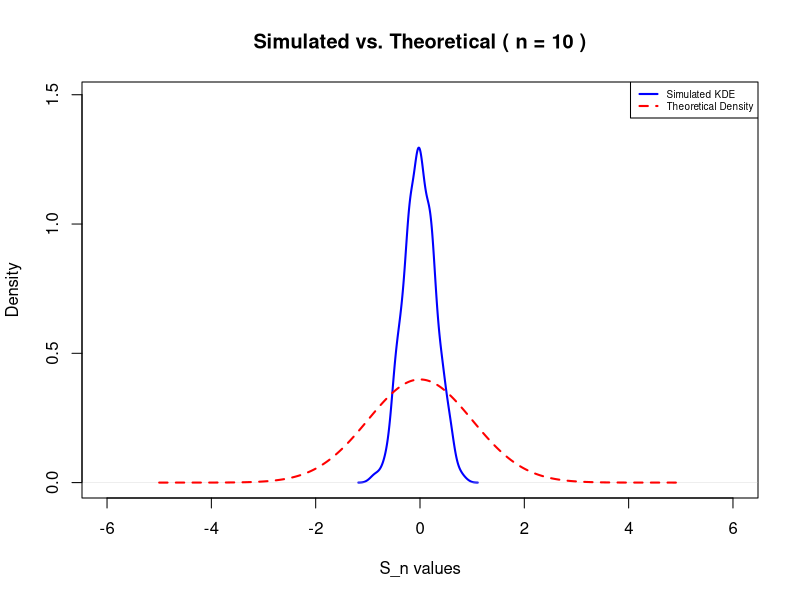
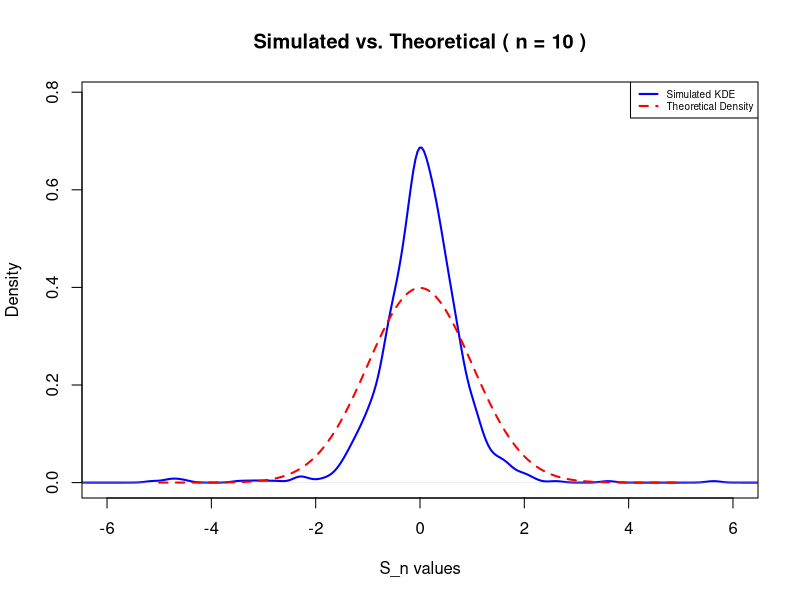
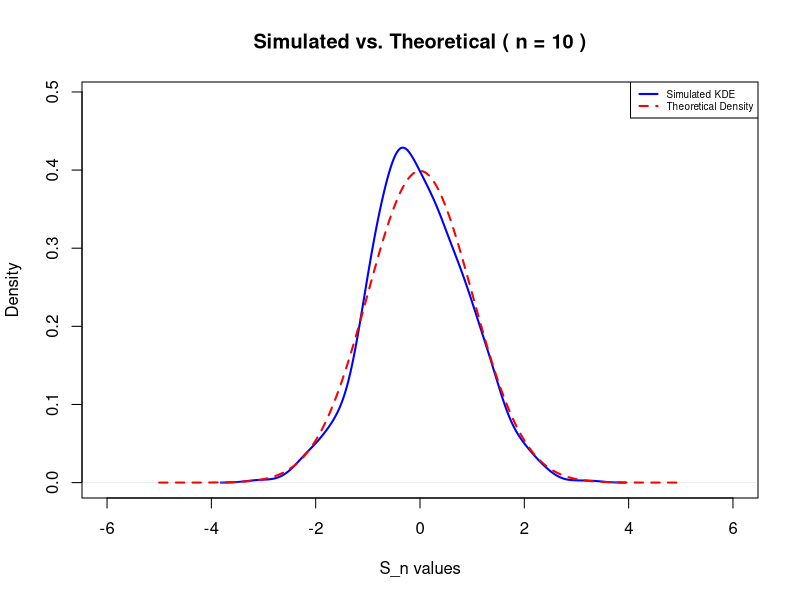
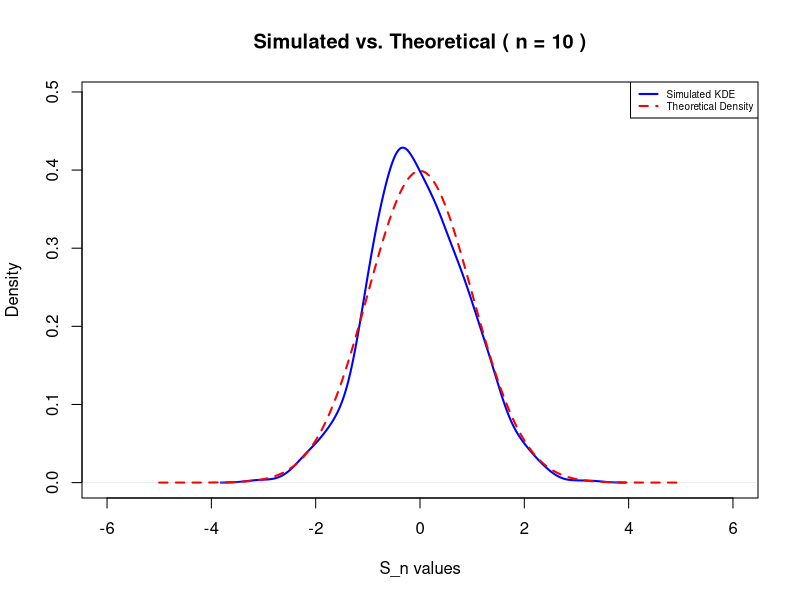
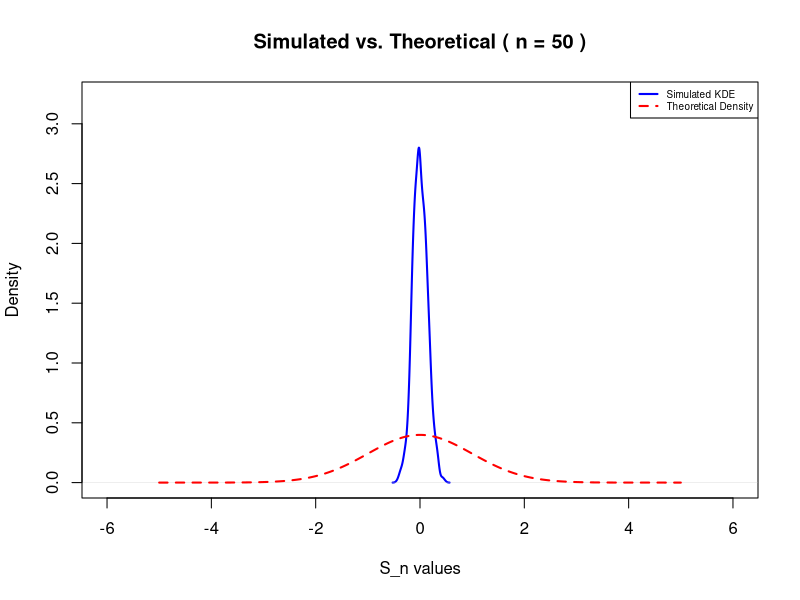
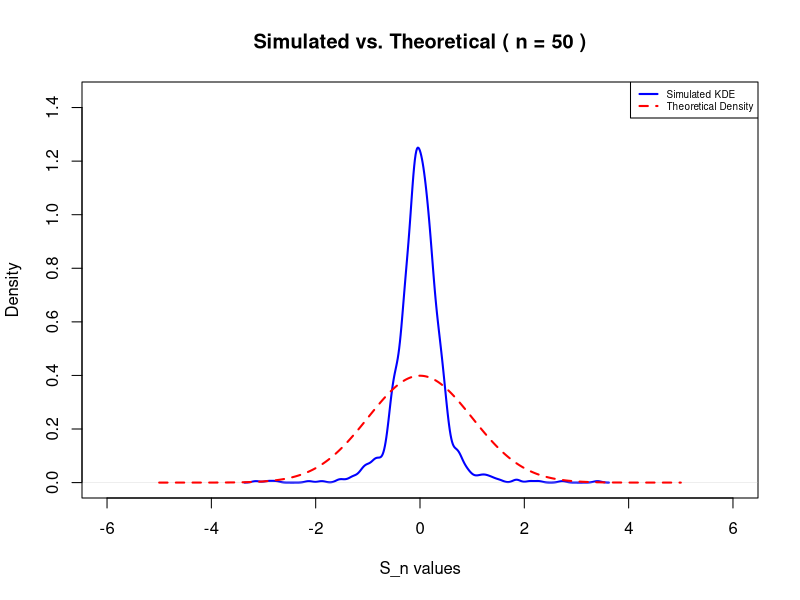
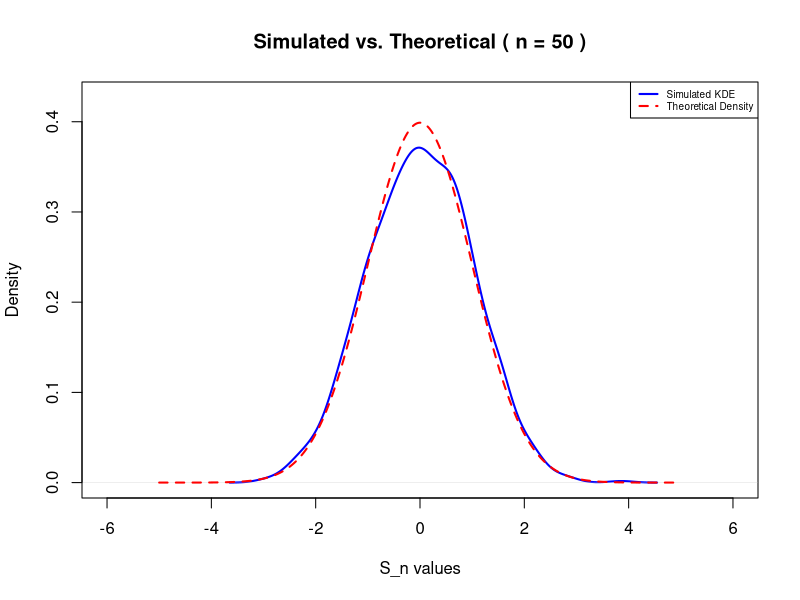
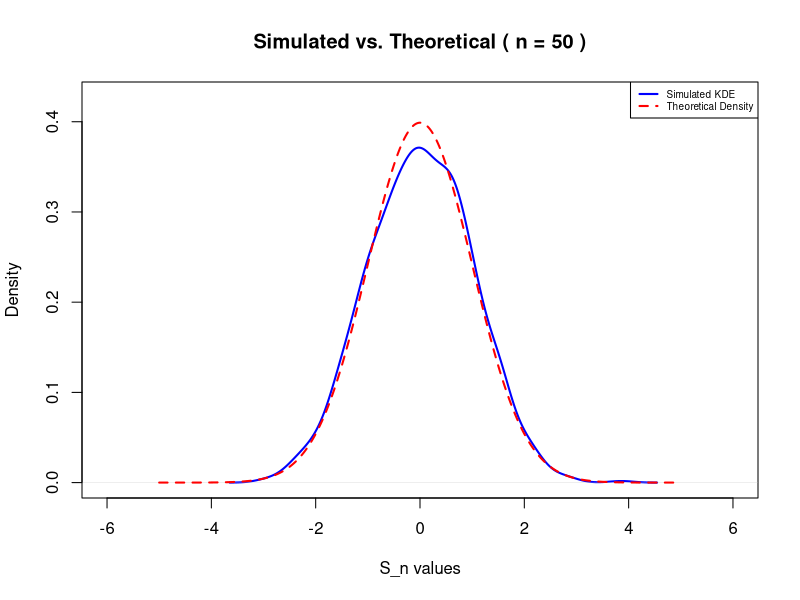

Recreate these plots in R, in order.
# -------------------- Problem 1 --------------------

Graph_Norm <- function(sim, density_sim, n, s, g){
  x_vals <- seq(-5, 5, length.out = 500)
  normal_density <- dnorm(x_vals)
  y_max <- max(c(density_sim$y)) * 1.15 
  
  png(paste(g, s, n, ".png", sep = "_"))
  
  plot(density_sim, col = "blue", lwd = 2, 
       main = paste("Simulated vs. Theoretical ( n =", n, ")"),
       xlab = "S_n values", ylab = "Density",
       xlim = c(-6, 6),
       ylim = c(0, y_max))  
  
  lines(x_vals, normal_density, col = "red", lwd = 2, lty = 2)
  
  legend("topright", cex = 0.6, legend = c("Simulated KDE", "Theoretical Density"),
         col = c("blue", "red"), lty = c(1, 2), lwd = 2)
  
  dev.off()
}

#

Simulate_Mean <- function(n, rep){
  Sim <- numeric(rep)
  Sim_T <- numeric(rep)
  
  for (r in 1:rep){
    Y <- rnorm(n, mean = 0, sd = 1)
    Sim[r] <- mean(Y)
    
    Y_T <- rt(n, df = 2)
    Sim_T[r] <- mean(Y_T)
  }
  
  SimDensity <- density(Sim)
  SimDensity_T <- density(Sim_T)
  Graph_Norm(Sim, SimDensity, n, "Mean", "N")
  Graph_Norm(Sim_T, SimDensity_T, n, "Mean", "T")
}

#

Simulate_Scaled <- function(n, rep){
  Sim <- numeric(rep)
  Sim_T <- numeric(rep)
  
  for (r in 1:rep){
    Y <- rnorm(n, mean = 0, sd = 1)
    Sim[r] <- sqrt(n) * mean(Y)
    
    Y_T <- rt(n, df = 2)
    Sim_T[r] <- sqrt(n) * mean(Y)
  }
  
  SimDensity <- density(Sim)
  SimDensity_T <- density(Sim_T)
  Graph_Norm(Sim, SimDensity, n, "Scaled", "N")
  Graph_Norm(Sim_T, SimDensity_T, n, "Scaled", "T")
}

#

Simulate_Mean_T <- function(n, rep){
  Sim <- numeric(rep)
  
  for (r in 1:rep){
    Y <- rt(n, df = 2)
    Sim[r] <- mean(Y)
  }
  
  SimDensity <- density(Sim)
  Graph_T(Sim, SimDensity, n, "Mean")
}

#

Simulate_Scaled_T <- function(n, rep){
  Sim <- numeric(rep)
  
  for (r in 1:rep){
    Y <- rt(n, df = 2)
    Sim[r] <- sqrt(n) * mean(Y)
  }
  
  SimDensity <- density(Sim)
  Graph_T(Sim, SimDensity, n, "Mean")
}

#

set.seed(12345)
rep <- 1000

#

n1 <- 10
Simulate_Mean(n1, rep)
Simulate_Scaled(n1, rep)

#

n2 <- 50
Simulate_Mean(n2, rep)
Simulate_Scaled(n2, rep)

#

n3 <- 100
Simulate_Mean(n3, rep)
Simulate_Scaled(n3, rep)

# -------------------- Problem 2 --------------------

Data <- read.csv("Equity_Premium.csv")
Matrix <- as.matrix(Data)
Y <- Matrix[, 2, drop = FALSE]
X1 <- matrix(1, nrow = nrow(Y), ncol = 1)
X_dfy <- Matrix[, 3, drop = FALSE]
X_infl <- Matrix[, 4, drop = FALSE]
X_svar <- Matrix[, 5, drop = FALSE]
X_tms <- Matrix[, 6, drop = FALSE]
X_tbl <- Matrix[, 7, drop = FALSE]
X_dfr <- Matrix[, 8, drop = FALSE]
X_db <- Matrix[, 9, drop = FALSE]
X_ltr <- Matrix[, 10, drop = FALSE]
X_ep <- Matrix[, 11, drop = FALSE]
X_bmr <- Matrix[, 12, drop = FALSE]
X_ntis <- Matrix[, 13, drop = FALSE]
X <- cbind(X1, X_dfy, X_infl, X_svar, X_tms, X_tbl, X_dfr, X_db, X_ltr, X_ep, X_bmr, X_ntis)

#

UpdateName <- function(coef){
  new_names <- names(coef)
  new_names[1] <- "constant"  
  new_names <- sub("^Xx_", "x_", new_names) 
  new_names <- sub("^X", "", new_names) 
  names(coef) <- new_names
  
  return(coef)
}

#

ChangeName <- function(summary_table) {
  new_names <- paste0(seq_len(nrow(summary_table)))
  rownames(summary_table) <- new_names
  return(summary_table)
}

#

library(car)
alpha = 0.05

UpdatedX <- t(ChangeName(t(X)))
model <- lm(Y ~ (UpdatedX - 1))
coef <- summary(model)$coefficients

test <- data.frame(p_value = coef[, "Pr(>|t|)"])
test$GreaterThanAlpha <- test$p_value > alpha
test



c1 <- "UpdatedX1 = 0"
c2 <- "UpdatedX2 + UpdatedX3 = 0"
constraints <- c(c1, c2)
wald <- linearHypothesis(model, constraints, level = alpha)
wald


